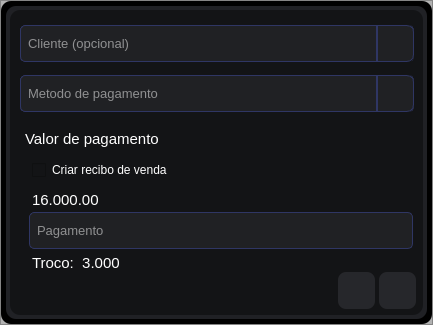
<?xml version="1.0" encoding="UTF-8"?>
<ui version="4.0">
 <class>Form</class>
 <widget class="QWidget" name="Form">
  <property name="geometry">
   <rect>
    <x>0</x>
    <y>0</y>
    <width>433</width>
    <height>325</height>
   </rect>
  </property>
  <property name="windowTitle">
   <string>Form</string>
  </property>
  <layout class="QVBoxLayout" name="verticalLayout">
   <property name="spacing">
    <number>0</number>
   </property>
   <property name="leftMargin">
    <number>0</number>
   </property>
   <property name="topMargin">
    <number>0</number>
   </property>
   <property name="rightMargin">
    <number>0</number>
   </property>
   <property name="bottomMargin">
    <number>0</number>
   </property>
   <item>
    <widget class="QFrame" name="frame_base">
     <property name="styleSheet">
      <string notr="true">background-color: rgba(0, 0, 0, 65);</string>
     </property>
     <property name="frameShape">
      <enum>QFrame::StyledPanel</enum>
     </property>
     <property name="frameShadow">
      <enum>QFrame::Raised</enum>
     </property>
     <layout class="QVBoxLayout" name="verticalLayout_3">
      <property name="spacing">
       <number>0</number>
      </property>
      <property name="leftMargin">
       <number>0</number>
      </property>
      <property name="topMargin">
       <number>0</number>
      </property>
      <property name="rightMargin">
       <number>0</number>
      </property>
      <property name="bottomMargin">
       <number>0</number>
      </property>
      <item alignment="Qt::AlignHCenter">
       <widget class="QFrame" name="frame_center">
        <property name="minimumSize">
         <size>
          <width>431</width>
          <height>323</height>
         </size>
        </property>
        <property name="maximumSize">
         <size>
          <width>431</width>
          <height>323</height>
         </size>
        </property>
        <property name="styleSheet">
         <string notr="true">QFrame{
background-color: rgb(0, 0, 0);
border-radius: 10px;}

</string>
        </property>
        <property name="frameShape">
         <enum>QFrame::StyledPanel</enum>
        </property>
        <property name="frameShadow">
         <enum>QFrame::Raised</enum>
        </property>
        <layout class="QVBoxLayout" name="verticalLayout_2">
         <property name="spacing">
          <number>5</number>
         </property>
         <property name="leftMargin">
          <number>5</number>
         </property>
         <property name="topMargin">
          <number>5</number>
         </property>
         <property name="rightMargin">
          <number>5</number>
         </property>
         <property name="bottomMargin">
          <number>5</number>
         </property>
         <item>
          <widget class="QFrame" name="frame_30">
           <property name="styleSheet">
            <string notr="true">background-color: rgb(32, 33, 37);</string>
           </property>
           <property name="frameShape">
            <enum>QFrame::StyledPanel</enum>
           </property>
           <property name="frameShadow">
            <enum>QFrame::Raised</enum>
           </property>
           <layout class="QVBoxLayout" name="verticalLayout_18">
            <property name="spacing">
             <number>0</number>
            </property>
            <property name="leftMargin">
             <number>4</number>
            </property>
            <property name="topMargin">
             <number>4</number>
            </property>
            <property name="rightMargin">
             <number>4</number>
            </property>
            <property name="bottomMargin">
             <number>4</number>
            </property>
            <item>
             <widget class="QFrame" name="frame_57">
              <property name="styleSheet">
               <string notr="true">background-color: rgb(19, 20, 22);
border-radius:10px;</string>
              </property>
              <property name="frameShape">
               <enum>QFrame::StyledPanel</enum>
              </property>
              <property name="frameShadow">
               <enum>QFrame::Raised</enum>
              </property>
              <layout class="QVBoxLayout" name="vertical_layout_inventario_2">
               <property name="spacing">
                <number>0</number>
               </property>
               <property name="leftMargin">
                <number>5</number>
               </property>
               <property name="topMargin">
                <number>5</number>
               </property>
               <property name="rightMargin">
                <number>5</number>
               </property>
               <property name="bottomMargin">
                <number>5</number>
               </property>
               <item>
                <widget class="QFrame" name="frame">
                 <property name="styleSheet">
                  <string notr="true">QPushButton{
	background-color:  rgb(32, 33, 36);
	border-radius:7px;
	border: 1px solid rgb(47, 54, 100);
	color: #ffffff}

QPushButton:hover{
	background-color: rgb(28, 29, 32)}

QPushButton:pressed{
	background-color: rgb(19, 20, 22)}


QLineEdit{
border: 1px solid rgb(47, 54, 100);
border-radius: 5px;
background-color: rgb(32, 33, 36);
color: white;padding-left:5px;}

QLineEdit:hover{background-color: rgb(30, 31, 34);}

QLineEdit:focus{background-color: rgb(37, 39, 42);}


QComboBox{
    border: 1px solid rgb(47, 54, 100);
    border-radius: 5px;
    padding-left: 5px;
    padding-right: -187px;
	color: rgb(133, 133, 136);
    background-color: rgb(32, 33, 36);
    text-align: left;
}

QComboBox:hover {
	background-color: rgb(30, 31, 34);
}

QComboBox:pressed , QComboBox:focus{
    background-color: rgb(37, 39, 42);
    border-bottom: 1px solid rgba(0, 0, 0, 0.073);
	color: rgb(133, 133, 136);
}

QComboBox:disabled {
	color: rgb(133, 133, 136);
    background: rgba(249, 249, 249, 0.3);
    border: 1px solid rgba(0, 0, 0, 0.06);
    border-bottom: 1px solid rgba(0, 0, 0, 0.06);
}
                        
QComboBox::drop-down {
	border-top-right-radius: 5px;
	border-bottom-right-radius: 5px;
	width: 34px; }

QComboBox QAbstractItemView {
	color: rgb(133, 133, 136);
	background-color: rgb(23, 24, 26);
	padding: 10px;
	selection-background-color: rgb(195, 155, 255);
	border: 2px solid  rgb(47, 54, 100);
	border-radius:5px;}

QLabel{color:#ffffff}

QCheckBox{color: rgb(255, 255, 255);}</string>
                 </property>
                 <property name="frameShape">
                  <enum>QFrame::StyledPanel</enum>
                 </property>
                 <property name="frameShadow">
                  <enum>QFrame::Raised</enum>
                 </property>
                 <widget class="QComboBox" name="combo_box_cliente">
                  <property name="geometry">
                   <rect>
                    <x>5</x>
                    <y>10</y>
                    <width>394</width>
                    <height>37</height>
                   </rect>
                  </property>
                  <property name="minimumSize">
                   <size>
                    <width>0</width>
                    <height>37</height>
                   </size>
                  </property>
                  <property name="font">
                   <font>
                    <pointsize>10</pointsize>
                   </font>
                  </property>
                  <property name="cursor">
                   <cursorShape>PointingHandCursor</cursorShape>
                  </property>
                  <property name="editable">
                   <bool>false</bool>
                  </property>
                  <property name="currentText">
                   <string/>
                  </property>
                  <property name="currentIndex">
                   <number>-1</number>
                  </property>
                  <property name="minimumContentsLength">
                   <number>0</number>
                  </property>
                  <property name="placeholderText">
                   <string>Cliente (opcinal)</string>
                  </property>
                  <property name="duplicatesEnabled">
                   <bool>false</bool>
                  </property>
                  <item>
                   <property name="text">
                    <string>New Item</string>
                   </property>
                  </item>
                  <item>
                   <property name="text">
                    <string>New Item</string>
                   </property>
                  </item>
                  <item>
                   <property name="text">
                    <string>New Item</string>
                   </property>
                  </item>
                 </widget>
                 <widget class="QLineEdit" name="lineEdit_pagamento_valor">
                  <property name="geometry">
                   <rect>
                    <x>14</x>
                    <y>197</y>
                    <width>384</width>
                    <height>37</height>
                   </rect>
                  </property>
                  <property name="minimumSize">
                   <size>
                    <width>0</width>
                    <height>30</height>
                   </size>
                  </property>
                  <property name="font">
                   <font>
                    <pointsize>10</pointsize>
                   </font>
                  </property>
                  <property name="placeholderText">
                   <string>Pagamento</string>
                  </property>
                 </widget>
                 <widget class="QComboBox" name="combo_box_pagamento">
                  <property name="geometry">
                   <rect>
                    <x>5</x>
                    <y>60</y>
                    <width>394</width>
                    <height>37</height>
                   </rect>
                  </property>
                  <property name="minimumSize">
                   <size>
                    <width>0</width>
                    <height>37</height>
                   </size>
                  </property>
                  <property name="font">
                   <font>
                    <pointsize>10</pointsize>
                   </font>
                  </property>
                  <property name="cursor">
                   <cursorShape>PointingHandCursor</cursorShape>
                  </property>
                  <property name="editable">
                   <bool>false</bool>
                  </property>
                  <property name="currentText">
                   <string/>
                  </property>
                  <property name="currentIndex">
                   <number>-1</number>
                  </property>
                  <property name="minimumContentsLength">
                   <number>0</number>
                  </property>
                  <property name="placeholderText">
                   <string>Metodo de pagamento</string>
                  </property>
                  <property name="duplicatesEnabled">
                   <bool>false</bool>
                  </property>
                  <item>
                   <property name="text">
                    <string>New Item</string>
                   </property>
                  </item>
                  <item>
                   <property name="text">
                    <string>New Item</string>
                   </property>
                  </item>
                  <item>
                   <property name="text">
                    <string>New Item</string>
                   </property>
                  </item>
                 </widget>
                 <widget class="QLabel" name="label">
                  <property name="geometry">
                   <rect>
                    <x>10</x>
                    <y>115</y>
                    <width>140</width>
                    <height>18</height>
                   </rect>
                  </property>
                  <property name="font">
                   <font>
                    <pointsize>11</pointsize>
                   </font>
                  </property>
                  <property name="text">
                   <string>Valor de pagamento</string>
                  </property>
                 </widget>
                 <widget class="QCheckBox" name="check_box_recibo_venda">
                  <property name="geometry">
                   <rect>
                    <x>17</x>
                    <y>145</y>
                    <width>135</width>
                    <height>20</height>
                   </rect>
                  </property>
                  <property name="text">
                   <string>Criar recibo de venda</string>
                  </property>
                 </widget>
                 <widget class="QLabel" name="lb_valor_pagamento">
                  <property name="geometry">
                   <rect>
                    <x>17</x>
                    <y>176</y>
                    <width>381</width>
                    <height>18</height>
                   </rect>
                  </property>
                  <property name="font">
                   <font>
                    <pointsize>11</pointsize>
                   </font>
                  </property>
                  <property name="text">
                   <string>16.000.00</string>
                  </property>
                 </widget>
                 <widget class="QLabel" name="lbl_troco">
                  <property name="geometry">
                   <rect>
                    <x>17</x>
                    <y>239</y>
                    <width>381</width>
                    <height>18</height>
                   </rect>
                  </property>
                  <property name="font">
                   <font>
                    <pointsize>11</pointsize>
                   </font>
                  </property>
                  <property name="text">
                   <string>Troco:  3.000</string>
                  </property>
                 </widget>
                 <widget class="QFrame" name="frame_custom_cliente">
                  <property name="geometry">
                   <rect>
                    <x>5</x>
                    <y>8</y>
                    <width>394</width>
                    <height>42</height>
                   </rect>
                  </property>
                  <property name="styleSheet">
                   <string notr="true">QPushButton{border-top-left-radius:0px;border-bottom-left-radius:0px;}
QLineEdit{border-top-right-radius:0px;border-bottom-right-radius:0px;}</string>
                  </property>
                  <property name="frameShape">
                   <enum>QFrame::StyledPanel</enum>
                  </property>
                  <property name="frameShadow">
                   <enum>QFrame::Raised</enum>
                  </property>
                  <layout class="QHBoxLayout" name="horizontalLayout_5">
                   <property name="spacing">
                    <number>0</number>
                   </property>
                   <property name="leftMargin">
                    <number>0</number>
                   </property>
                   <property name="topMargin">
                    <number>0</number>
                   </property>
                   <property name="rightMargin">
                    <number>0</number>
                   </property>
                   <property name="bottomMargin">
                    <number>0</number>
                   </property>
                   <item>
                    <widget class="QLineEdit" name="lineEdit_cliente">
                     <property name="minimumSize">
                      <size>
                       <width>0</width>
                       <height>37</height>
                      </size>
                     </property>
                     <property name="font">
                      <font>
                       <pointsize>10</pointsize>
                      </font>
                     </property>
                     <property name="placeholderText">
                      <string>Cliente (opcional)</string>
                     </property>
                    </widget>
                   </item>
                   <item>
                    <widget class="QPushButton" name="btn_show_cliente">
                     <property name="minimumSize">
                      <size>
                       <width>37</width>
                       <height>37</height>
                      </size>
                     </property>
                     <property name="maximumSize">
                      <size>
                       <width>37</width>
                       <height>37</height>
                      </size>
                     </property>
                     <property name="text">
                      <string/>
                     </property>
                     <property name="icon">
                      <iconset>
                       <normaloff>../../../images/svg_icons/icon_down_arrow.svg</normaloff>../../../images/svg_icons/icon_down_arrow.svg</iconset>
                     </property>
                     <property name="iconSize">
                      <size>
                       <width>30</width>
                       <height>30</height>
                      </size>
                     </property>
                    </widget>
                   </item>
                  </layout>
                 </widget>
                 <widget class="QFrame" name="frame_custom_pagamento">
                  <property name="geometry">
                   <rect>
                    <x>5</x>
                    <y>58</y>
                    <width>394</width>
                    <height>41</height>
                   </rect>
                  </property>
                  <property name="styleSheet">
                   <string notr="true">QPushButton{border-top-left-radius:0px;border-bottom-left-radius:0px;}
QLineEdit{border-top-right-radius:0px;border-bottom-right-radius:0px;}</string>
                  </property>
                  <property name="frameShape">
                   <enum>QFrame::StyledPanel</enum>
                  </property>
                  <property name="frameShadow">
                   <enum>QFrame::Raised</enum>
                  </property>
                  <layout class="QHBoxLayout" name="horizontalLayout">
                   <property name="spacing">
                    <number>0</number>
                   </property>
                   <property name="leftMargin">
                    <number>0</number>
                   </property>
                   <property name="topMargin">
                    <number>0</number>
                   </property>
                   <property name="rightMargin">
                    <number>0</number>
                   </property>
                   <property name="bottomMargin">
                    <number>0</number>
                   </property>
                   <item>
                    <widget class="QLineEdit" name="lineEdit_pagamento">
                     <property name="minimumSize">
                      <size>
                       <width>0</width>
                       <height>37</height>
                      </size>
                     </property>
                     <property name="font">
                      <font>
                       <pointsize>10</pointsize>
                      </font>
                     </property>
                     <property name="styleSheet">
                      <string notr="true"/>
                     </property>
                     <property name="placeholderText">
                      <string>Metodo de pagamento</string>
                     </property>
                    </widget>
                   </item>
                   <item>
                    <widget class="QPushButton" name="btn_show_pagamento">
                     <property name="minimumSize">
                      <size>
                       <width>37</width>
                       <height>37</height>
                      </size>
                     </property>
                     <property name="maximumSize">
                      <size>
                       <width>37</width>
                       <height>37</height>
                      </size>
                     </property>
                     <property name="styleSheet">
                      <string notr="true"/>
                     </property>
                     <property name="text">
                      <string/>
                     </property>
                     <property name="icon">
                      <iconset>
                       <normaloff>../../../images/svg_icons/icon_down_arrow.svg</normaloff>../../../images/svg_icons/icon_down_arrow.svg</iconset>
                     </property>
                     <property name="iconSize">
                      <size>
                       <width>30</width>
                       <height>30</height>
                      </size>
                     </property>
                    </widget>
                   </item>
                  </layout>
                 </widget>
                 <widget class="QLabel" name="label_notificacao">
                  <property name="geometry">
                   <rect>
                    <x>-300</x>
                    <y>10</y>
                    <width>261</width>
                    <height>24</height>
                   </rect>
                  </property>
                  <property name="font">
                   <font>
                    <pointsize>11</pointsize>
                   </font>
                  </property>
                  <property name="styleSheet">
                   <string notr="true">QLabel{
	background-color: rgb(19, 20, 22);
	color: rgb(255, 255, 255);
	border-radius: 7px;}</string>
                  </property>
                  <property name="text">
                   <string>TextLabel</string>
                  </property>
                  <property name="alignment">
                   <set>Qt::AlignCenter</set>
                  </property>
                 </widget>
                </widget>
               </item>
               <item>
                <widget class="QFrame" name="frame_90">
                 <property name="minimumSize">
                  <size>
                   <width>0</width>
                   <height>40</height>
                  </size>
                 </property>
                 <property name="maximumSize">
                  <size>
                   <width>16777215</width>
                   <height>40</height>
                  </size>
                 </property>
                 <property name="styleSheet">
                  <string notr="true"/>
                 </property>
                 <property name="frameShape">
                  <enum>QFrame::StyledPanel</enum>
                 </property>
                 <property name="frameShadow">
                  <enum>QFrame::Raised</enum>
                 </property>
                 <layout class="QHBoxLayout" name="horizontalLayout_26">
                  <property name="spacing">
                   <number>4</number>
                  </property>
                  <property name="leftMargin">
                   <number>2</number>
                  </property>
                  <property name="topMargin">
                   <number>2</number>
                  </property>
                  <property name="rightMargin">
                   <number>2</number>
                  </property>
                  <property name="bottomMargin">
                   <number>2</number>
                  </property>
                  <item>
                   <spacer name="horizontalSpacer">
                    <property name="orientation">
                     <enum>Qt::Horizontal</enum>
                    </property>
                    <property name="sizeHint" stdset="0">
                     <size>
                      <width>40</width>
                      <height>20</height>
                     </size>
                    </property>
                   </spacer>
                  </item>
                  <item>
                   <widget class="QPushButton" name="btn_deletar">
                    <property name="minimumSize">
                     <size>
                      <width>37</width>
                      <height>37</height>
                     </size>
                    </property>
                    <property name="maximumSize">
                     <size>
                      <width>37</width>
                      <height>37</height>
                     </size>
                    </property>
                    <property name="styleSheet">
                     <string notr="true">QPushButton {
            color: rgb(233, 234, 236);
            background-color: rgb(38, 39, 43);
            border: none;
            border-radius: 8px;
}
 QPushButton:hover {
 	background-color: rgb(49, 50, 55)
 }
QPushButton:pressed {
 	background-color: rgb(38, 39, 43);
}</string>
                    </property>
                    <property name="text">
                     <string/>
                    </property>
                    <property name="icon">
                     <iconset>
                      <normaloff>../../../images/svg_icons/icon_delete.svg</normaloff>../../../images/svg_icons/icon_delete.svg</iconset>
                    </property>
                    <property name="iconSize">
                     <size>
                      <width>25</width>
                      <height>25</height>
                     </size>
                    </property>
                   </widget>
                  </item>
                  <item>
                   <widget class="QPushButton" name="btn_confirmar">
                    <property name="minimumSize">
                     <size>
                      <width>37</width>
                      <height>37</height>
                     </size>
                    </property>
                    <property name="maximumSize">
                     <size>
                      <width>37</width>
                      <height>37</height>
                     </size>
                    </property>
                    <property name="styleSheet">
                     <string notr="true">QPushButton {
            color: rgb(233, 234, 236);
            background-color: rgb(38, 39, 43);
            border: none;
            border-radius: 8px;
}
 QPushButton:hover {
 	background-color: rgb(49, 50, 55)
 }
QPushButton:pressed {
 	background-color: rgb(38, 39, 43);
}</string>
                    </property>
                    <property name="text">
                     <string/>
                    </property>
                    <property name="icon">
                     <iconset>
                      <normaloff>../../../images/svg_icons/icon_check_ok.svg</normaloff>../../../images/svg_icons/icon_check_ok.svg</iconset>
                    </property>
                    <property name="iconSize">
                     <size>
                      <width>25</width>
                      <height>25</height>
                     </size>
                    </property>
                   </widget>
                  </item>
                 </layout>
                </widget>
               </item>
              </layout>
             </widget>
            </item>
           </layout>
          </widget>
         </item>
        </layout>
       </widget>
      </item>
     </layout>
    </widget>
   </item>
  </layout>
 </widget>
 <resources/>
 <connections/>
</ui>
